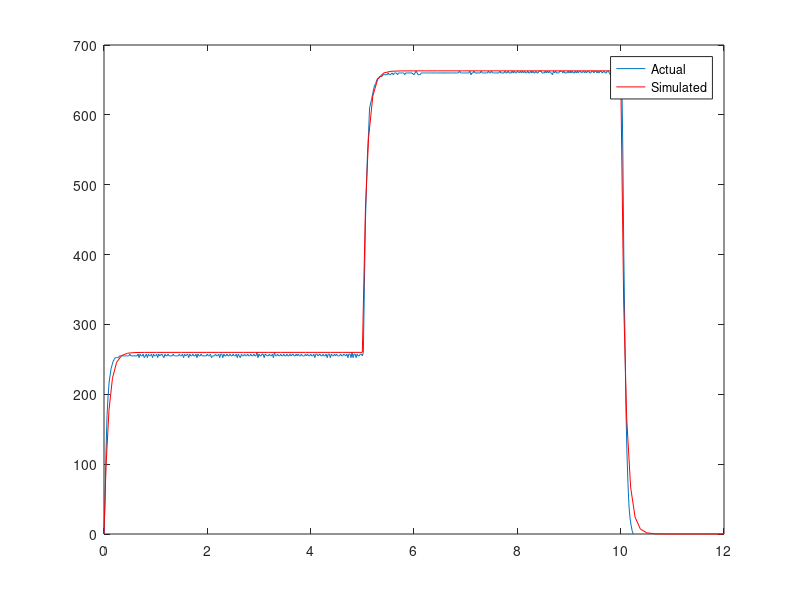

Source code (MATLAB):
clear
clf
close all
clc

load dataOut_motor_w_gb_v2.txt
plot(dataOut_motor_w_gb_v2(:,1),dataOut_motor_w_gb_v2(:,2))
hold
% G=tf(15.235,[1,5.95])
% step(255*G)
% hold off
% sisotool(G)
load motor_w_gb_v2_sim.mat
plot(simD(1,:),simD(2,:),'r')
legend('Actual','Simulated')
% motor encoder pulse to shaft angle =0.3 * pulse